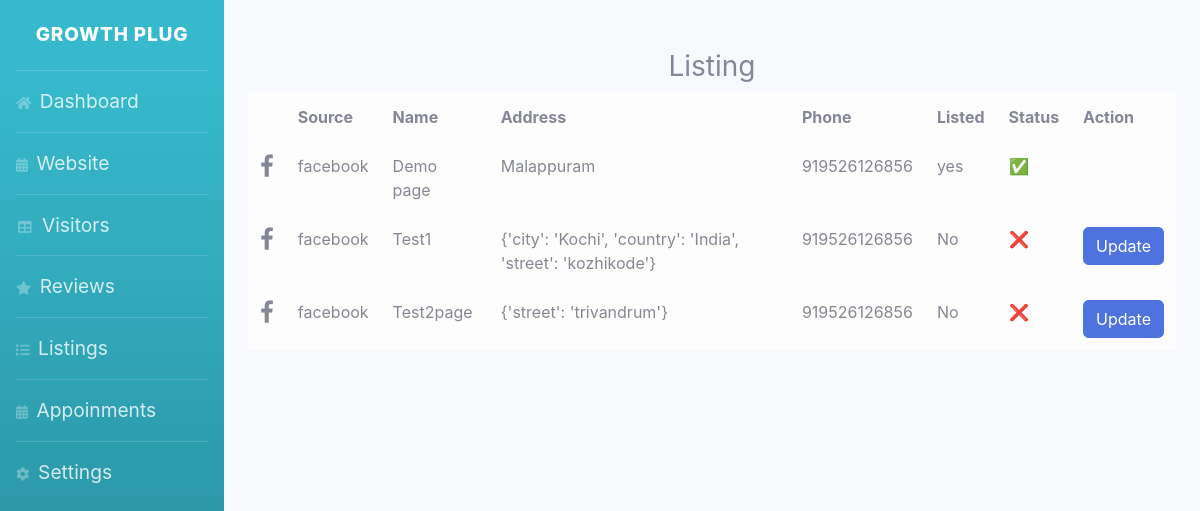
/listings/ (signed in), run on an earlier commit of the app's database.
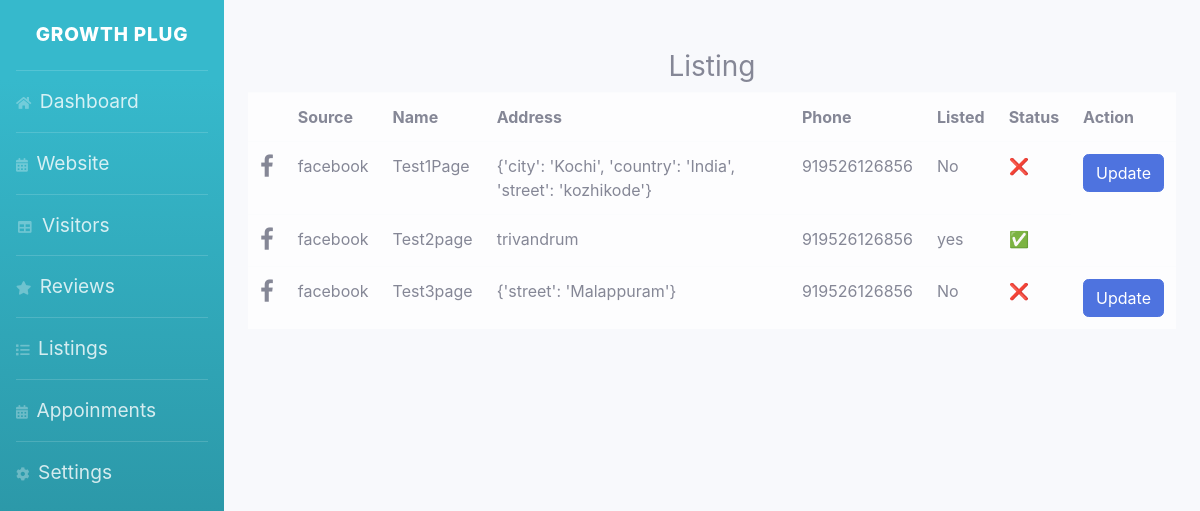
And on a later commit of the database.
### core/models.py (models this page shows)
class Pages(models.Model):
    source = models.CharField(max_length=100)
    page_name = models.CharField(max_length=100)
    address = models.CharField(max_length=200)
    phone = models.IntegerField(null=True)
    listed = models.BooleanField()

### core/views.py (the view)
# urls.py: path('listings/',listings,name='listpage'),
@login_required
def listings(request):
  obj2 = Pages.objects.all()
  return render(request,'list.html',{'data':obj2})

### core/templates/list.html
{% extends 'base.html' %}
{% block style %}
<link rel="stylesheet" href="https://cdnjs.cloudflare.com/ajax/libs/font-awesome/4.7.0/css/font-awesome.min.css">
{% endblock %}
{% block content %}
<div class="container">
<div class="list" style="margin-top: 50px;">
    <table class="table  table-light table-hover">
        <h3 class="d-flex justify-content-center">Listing</h3>
        <tr>
            <th></th>
            <th>Source</th>
            <th>Name</th>
            <th>Address</th>
            <th>Phone</th>
            <th>Listed</th>
            <th>Status</th>
            <th>Action</th>
        </tr>
        {% for i in data %}
        <tr>
            <td><i style="font-size:24px" class="fa">&#xf09a;</i>
            <td>{{ i.source }}</td>
            <td>{{ i.page_name }}</td>
            <td>{{ i.address}}</td>
            <td>{{ i.phone }}</td>
            <td>{% if i.listed == 0 %}No
                {% else %}
                 yes
                {% endif %}
            <td>{% if i.listed == 0 %}&#10060;
                {% else %}
                &#9989;
                {% endif %}
            </td>
            </td>
            {% if i.listed == 0 %}
            <td><a href="{% url 'updatepage' i.id %}" class="btn btn-primary ">Update</a></td>
            {% endif %}
        </tr>
        {% endfor %}
    </table>
</div>
</div>
{% endblock%}

### core/templates/base.html (shortened to what this page needs)
{% load static %}
<!DOCTYPE html>
<html lang="en">
<head>
  <link rel="stylesheet" href="https://stackpath.bootstrapcdn.com/bootstrap/4.3.1/css/bootstrap.min.css">
  <link href="https://cdnjs.cloudflare.com/ajax/libs/font-awesome/5.11.2/css/all.min.css" rel="stylesheet" type="text/css">
  <link href="{% static 'css/sb-admin-2.css' %}" rel="stylesheet">
  {% block style %}
  {% endblock %}
</head>
<body id="page-top">
  <div id="wrapper">
    <ul class="navbar-nav bg-gradient-info sidebar sidebar-dark accordion" id="accordionSidebar ">
      <a class="sidebar-brand d-flex align-items-center justify-content-center" href="{% url 'home' %}">
        <div class="sidebar-brand-text mx-3" style="font-size: 1.19rem ;">GROWTH PLUG</div>
      </a>
      <hr class="sidebar-divider my-0">
      <li class="nav-item">
        <a class="nav-link" href="{% url 'dashboardpage' %}">
            <i class="fas fa-home"></i>
            <span>Dashboard</span></a>
      </li>
      <hr class="sidebar-divider my-0">
      <li class="nav-item ">
        <a class="nav-link" href="{% url 'websitepage' %}">
            <i class="fas fa-calendar"></i>
            <span>Website</span></a>
      </li>
      <hr class="sidebar-divider my-0">
      <li class="nav-item">
        <a class="nav-link" href="{% url 'visitorspage' %}">
          <i class="fas fa-fw fa-table"></i>
          <span>Visitors</span></a>
      </li>
      <hr class="sidebar-divider my-0">
      <li class="nav-item">
        <a class="nav-link" href="{% url 'reviewspage' %}">
            <i class="fas fa-star"></i>
            <span>Reviews</span></a>
      </li>
      <hr class="sidebar-divider my-0">
      <li class="nav-item listclick">
        <a class="nav-link clicked" href="{% url 'listpage' %}">
            <i class="fas fa-list"></i>
            <span>Listings</span></a>
      </li>
      <hr class="sidebar-divider my-0">
      <li class="nav-item">
        <a class="nav-link" href="{% url 'apointmentpage' %}">
            <i class="fas fa-calendar-alt"></i>
            <span>Appoinments</span></a>
      </li>
      <hr class="sidebar-divider my-0">
      <li class="nav-item">
        <a class="nav-link" href="{% url 'settingspage' %}">
            <i class="fas fa-cog"></i>
            <span>Settings</span></a>
      </li>
    </ul>
    <div id="content-wrapper" class="d-flex flex-column">
      <div id="content">
        {% block content %}{% endblock content %}
      </div>
    </div>
  </div>
</body>
</html>

What changed in the data, as far as the page shows it:
changed Pages: page_name "Demo page" → "Test1Page"; address "Malappuram" → "{'city': 'Kochi', 'country': 'India', 'street': 'kozhikode'}"; listed "yes ✅" → "No ❌ Update"
changed Pages: page_name "Test1" → "Test2page"; address "{'city': 'Kochi', 'country': 'India', 'street': 'kozhikode'}" → "trivandrum"; listed "No ❌ Update" → "yes ✅"
changed Pages: page_name "Test2page" → "Test3page"; address "{'street': 'trivandrum'}" → "{'street': 'Malappuram'}"
